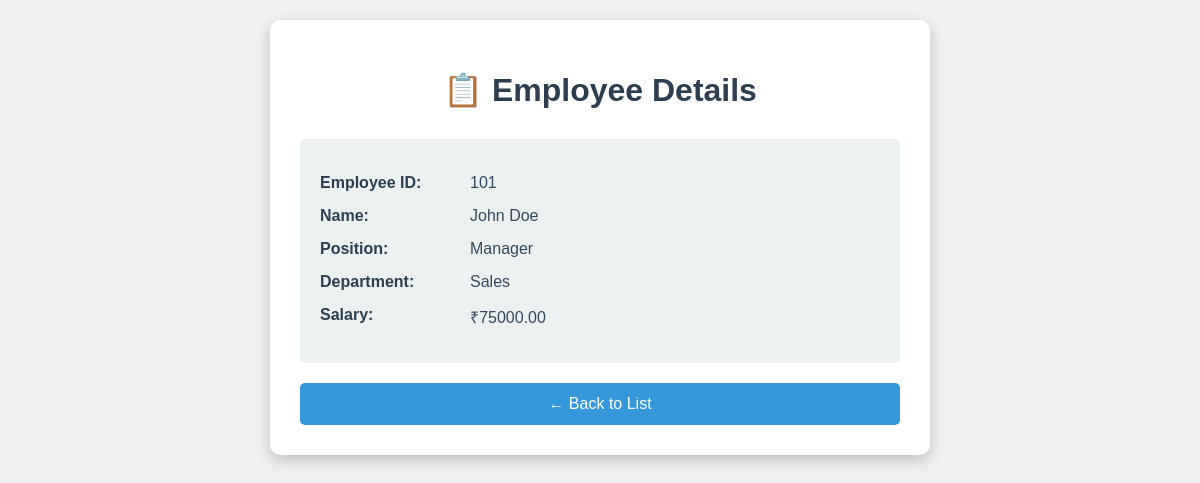
The page /employee/101/ on the database its author committed.
### employees/models.py (models this page shows, shortened)
class Employee(models.Model):
    emp_id = models.IntegerField(unique=True)
    name = models.CharField(max_length=100)
    position = models.CharField(max_length=100)
    department = models.CharField(max_length=100)
    salary = models.DecimalField(max_digits=10, decimal_places=2)

### employees/views.py (the view)
# urls.py: path('employee/<int:emp_id>/', views.employee_detail, name='employee_detail'),
def employee_detail(request, emp_id):
    employee = Employee.objects.get(emp_id=emp_id)
    return render(request, 'employees/employee_detail.html', {'employee': employee})

### employees/templates/employees/employee_detail.html (shortened to what this page needs)
<!DOCTYPE html>
<html>
<head>
</head>
<body>
    <div class="container">
        <h1>📋 Employee Details</h1>
        <div class="detail-card">
            <div class="detail-row">
                <span class="label">Employee ID:</span>
                <span class="value">{{ employee.emp_id }}</span>
            </div>
            <div class="detail-row">
                <span class="label">Name:</span>
                <span class="value">{{ employee.name }}</span>
            </div>
            <div class="detail-row">
                <span class="label">Position:</span>
                <span class="value">{{ employee.position }}</span>
            </div>
            <div class="detail-row">
                <span class="label">Department:</span>
                <span class="value">{{ employee.department }}</span>
            </div>
            <div class="detail-row">
                <span class="label">Salary:</span>
                <span class="value">₹{{ employee.salary }}</span>
            </div>
        </div>
        <a href="{% url 'employee_list' %}" class="back-btn">← Back to List</a>
    </div>
</body>
</html>

### employees/templates/employees/employee_detail.html (style rules this page uses)
body { font-family: Arial; background: #f0f0f0; padding: 20px; margin: 0; }
.container { max-width: 600px; margin: 0 auto; background: white; padding: 30px; border-radius: 10px; box-shadow: 0 5px 15px rgba(0,0,0,0.2); }
h1 { color: #2c3e50; text-align: center; margin-bottom: 30px; }
.detail-card { background: #ecf0f1; padding: 20px; border-radius: 5px; margin: 20px 0; }
.detail-row { margin: 15px 0; display: flex; }
.label { font-weight: bold; color: #2c3e50; width: 150px; }
.value { color: #34495e; }
.back-btn { display: block; text-align: center; margin-top: 20px; padding: 12px; background: #3498db; color: white; text-decoration: none; border-radius: 5px; }

### rows shown on the page
Employee: emp_id "101", name "John Doe", position "Manager", department "Sales", salary "75000.00"
